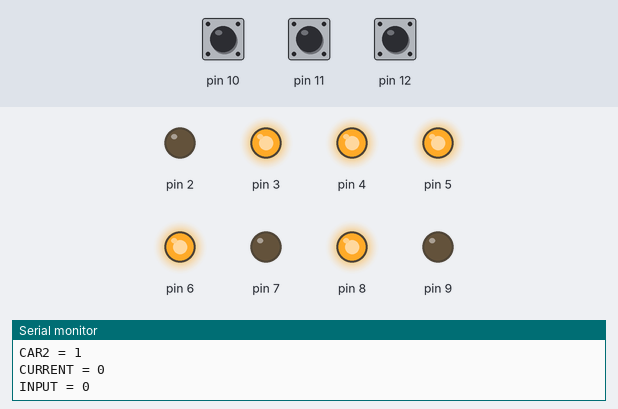
Recording of a sketch running on a simulated Arduino Uno, built with avr-gcc and run on an emulated ATmega328P. Parts: output pins drawn as LEDs (lit = HIGH), the last lines printed to the serial monitor. Dashed ring = blinking. The inputs (shaded band) are chosen by the test bench; at power-on: pin 11 HIGH, pin 10 HIGH, pin 12 HIGH.

Above: at 4.8 s.
4.9 s: pin 11 pulled LOW for 1.3 s
At 8.0 s:
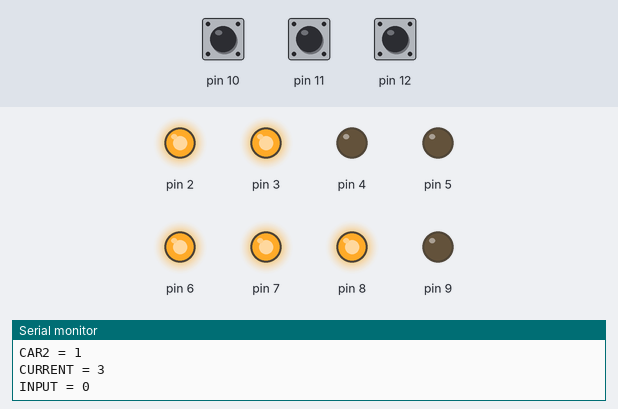
8.5 s: pin 10 pulled LOW for 1.3 s
At 9.6 s:
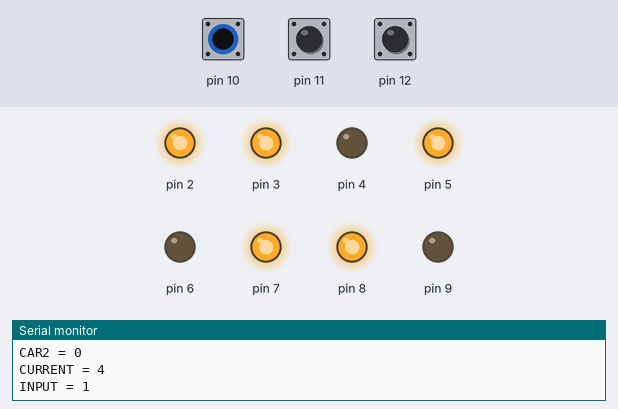
11.5 s: pin 12 pulled LOW for 1.3 s
At 13.9 s:
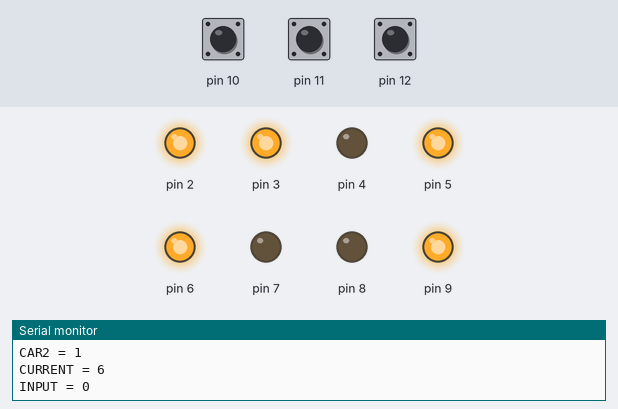
14.5 s: pin 10 pulled LOW for 1.3 s
At 16.5 s:
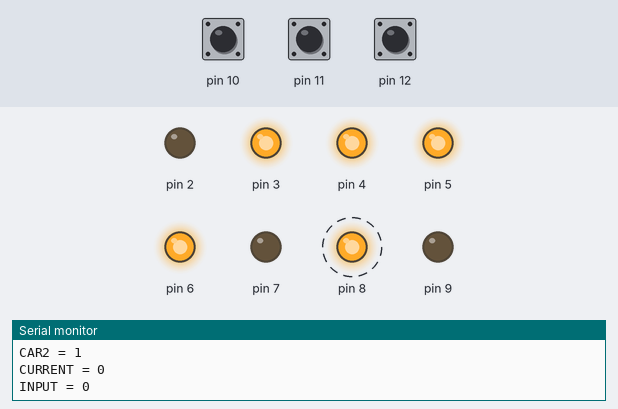
17.4 s: pin 11 pulled LOW for 3.2 s
At 19.0 s:
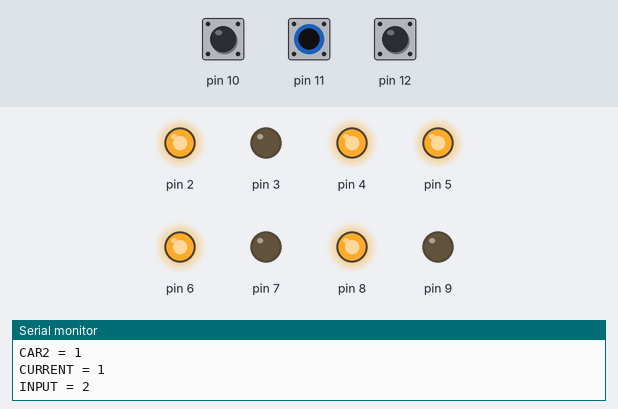
22.1 s: pin 10 pulled LOW for 3.2 s
At 25.1 s:
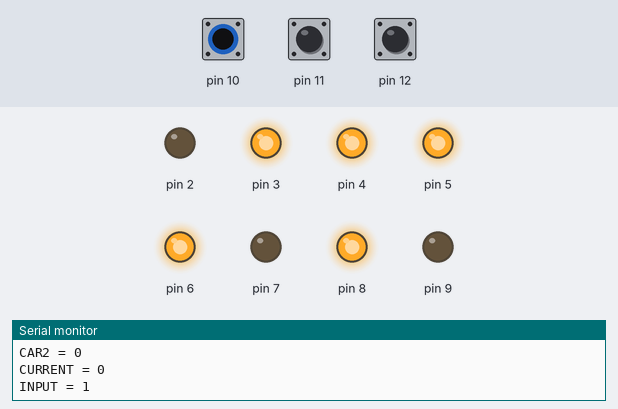
Timing chart, 0 to 26.6 s (numbered marks = the images above; inputs shaded):
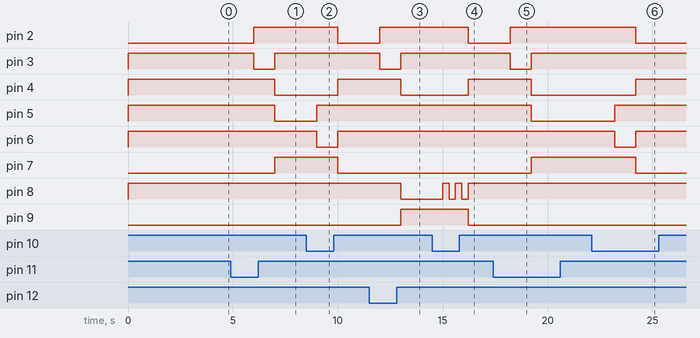

The sketch:

StateMachine.ino
```cpp
#define goN 0
#define waitNtoE 1
#define waitNtoW 2
#define goE 3
#define waitEtoN 4
#define waitEtoW 5
#define goW 6
#define waitWtoN_1 7
#define waitWtoN_2 8
#define waitWtoN_3 9
#define waitWtoN_4 10
#define waitWtoE_1 11
#define waitWtoE_2 12
#define waitWtoE_3 13
#define waitWtoE_4 14


struct State {
unsigned long ST_Out;
unsigned long Time;
unsigned long Next[8];
};

State FSM[15] = {
{B10100001, 2000,{0, 0, 1, 1, 2, 2, 1, 1}},     //0
{B10100010, 1000,{3, 3, 3, 3, 3, 3, 3, 3}},     //1
{B10100010, 1000,{6, 6, 6, 6, 6, 6, 6, 6}},     //2
{B10001100, 2000,{3, 4, 3, 4, 5, 5, 5, 5}},     //3
{B10010100, 1000,{0, 0, 0, 0, 0, 0, 0, 0}},     //4
{B10010100, 1000,{6, 6, 6, 6, 6, 6, 6, 6}},     //5
{B01100100, 2000,{6, 7, 11, 7, 6, 7, 11, 7}},   //6
{B00100100, 300, {8, 8, 8, 8, 8, 8, 8, 8}},     //7
{B01100100, 300, {9, 9, 9, 9, 9, 9, 9, 9}},     //8
{B00100100, 300, {10, 10, 10, 10, 10, 10, 10, 10}},   //9
{B01100100, 300, {0, 0, 0, 0, 0, 0, 0, 0}},           //10
{B00100100, 300, {12, 12, 12, 12, 12, 12, 12, 12}},   //11
{B01100100, 300, {13, 13, 13, 13, 13, 13, 13, 13}},   //12
{B00100100, 300, {14, 14, 14, 14, 14, 14, 14, 14}},   //13
{B01100100, 300, {3, 3, 3, 3, 3, 3, 3, 3}},           //14
};


unsigned long currentState = 0;
unsigned long long Delay = 0;

void setup() {
Serial.begin(9600);
for (int i = 2; i <= 9; i++) pinMode(i, OUTPUT);
for (int i = 10; i <= 12; i++) pinMode(i, INPUT_PULLUP);
}
void loop() {
for (int i = 2; i <= 9; i++) {
digitalWrite(i, !(FSM[currentState].ST_Out & 1 << (i - 2)));
}
delay(FSM[currentState].Time);
int input = (1-digitalRead(12)) * 4 + (1-digitalRead(11)) * 2 + (1-digitalRead(10));
currentState = FSM[currentState].Next[input];
Serial.write("HUMAN = ");
Serial.println(digitalRead(12));
Serial.write("CAR1 = ");
Serial.println(digitalRead(11));
Serial.write("CAR2 = ");
Serial.println(digitalRead(10));
Serial.write("CURRENT = ");
Serial.println(currentState);
Serial.write("INPUT = ");
Serial.println(input);

}
```

Measured:
- after the input at 4.9 s, pin 2: LOW → HIGH after 1.1 s; pin 3: HIGH → LOW after 1.1 s, → HIGH 1.0 s later; pin 4, pin 5: HIGH → LOW after 2.1 s; pin 7: LOW → HIGH after 2.1 s
- after the input at 8.5 s, pin 2, pin 7: HIGH → LOW after 1.5 s; pin 4: LOW → HIGH after 1.5 s; pin 5: LOW → HIGH after 0.50 s; pin 6: HIGH → LOW after 0.50 s, → HIGH 1.0 s later
- after the input at 11.5 s, pin 2: LOW → HIGH after 0.51 s; pin 3: HIGH → LOW after 0.51 s, → HIGH 1.0 s later; pin 4, pin 8: HIGH → LOW after 1.5 s; pin 9: LOW → HIGH after 1.5 s
- after the input at 14.5 s, pin 2, pin 9: HIGH → LOW after 1.7 s; pin 4: LOW → HIGH after 1.7 s; pin 8: alternates HIGH for 0.30 s and LOW for 0.30 s, 5 changes in all, then stays HIGH, starting after 0.51 s
- after the input at 17.4 s, pin 2: LOW → HIGH after 0.81 s; pin 3: HIGH → LOW after 0.81 s, → HIGH 1.0 s later; pin 4, pin 5: HIGH → LOW after 1.8 s; pin 7: LOW → HIGH after 1.8 s
- after the input at 22.1 s, pin 2, pin 7: HIGH → LOW after 2.1 s; pin 4: LOW → HIGH after 2.1 s; pin 5: LOW → HIGH after 1.1 s; pin 6: HIGH → LOW after 1.1 s, → HIGH 1.0 s later
